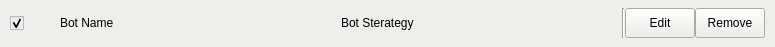
<?xml version="1.0" encoding="UTF-8"?>
<ui version="4.0">
 <class>RobotItemWidget</class>
 <widget class="QWidget" name="RobotItemWidget">
  <property name="windowModality">
   <enum>Qt::WindowModal</enum>
  </property>
  <property name="geometry">
   <rect>
    <x>0</x>
    <y>0</y>
    <width>775</width>
    <height>47</height>
   </rect>
  </property>
  <property name="sizePolicy">
   <sizepolicy hsizetype="Expanding" vsizetype="Expanding">
    <horstretch>0</horstretch>
    <verstretch>0</verstretch>
   </sizepolicy>
  </property>
  <property name="windowTitle">
   <string>Setup New Robot</string>
  </property>
  <property name="styleSheet">
   <string notr="true">background-color: rgb(238, 238, 236);</string>
  </property>
  <layout class="QGridLayout" name="gridLayout" rowstretch="0">
   <property name="sizeConstraint">
    <enum>QLayout::SetDefaultConstraint</enum>
   </property>
   <property name="leftMargin">
    <number>0</number>
   </property>
   <property name="topMargin">
    <number>0</number>
   </property>
   <property name="rightMargin">
    <number>0</number>
   </property>
   <property name="bottomMargin">
    <number>0</number>
   </property>
   <property name="horizontalSpacing">
    <number>0</number>
   </property>
   <property name="verticalSpacing">
    <number>6</number>
   </property>
   <item row="0" column="0">
    <layout class="QHBoxLayout" name="modelLayout">
     <property name="spacing">
      <number>0</number>
     </property>
     <property name="sizeConstraint">
      <enum>QLayout::SetDefaultConstraint</enum>
     </property>
     <item>
      <spacer name="verticalSpacer">
       <property name="orientation">
        <enum>Qt::Horizontal</enum>
       </property>
       <property name="sizeType">
        <enum>QSizePolicy::Fixed</enum>
       </property>
       <property name="sizeHint" stdset="0">
        <size>
         <width>10</width>
         <height>10</height>
        </size>
       </property>
      </spacer>
     </item>
     <item>
      <widget class="QCheckBox" name="robot_active_checkbox">
       <property name="sizePolicy">
        <sizepolicy hsizetype="Minimum" vsizetype="Expanding">
         <horstretch>0</horstretch>
         <verstretch>0</verstretch>
        </sizepolicy>
       </property>
       <property name="minimumSize">
        <size>
         <width>20</width>
         <height>20</height>
        </size>
       </property>
       <property name="maximumSize">
        <size>
         <width>20</width>
         <height>30</height>
        </size>
       </property>
       <property name="sizeIncrement">
        <size>
         <width>0</width>
         <height>0</height>
        </size>
       </property>
       <property name="font">
        <font>
         <pointsize>11</pointsize>
        </font>
       </property>
       <property name="text">
        <string/>
       </property>
       <property name="iconSize">
        <size>
         <width>0</width>
         <height>0</height>
        </size>
       </property>
       <property name="checked">
        <bool>true</bool>
       </property>
       <property name="autoExclusive">
        <bool>false</bool>
       </property>
      </widget>
     </item>
     <item>
      <widget class="QLabel" name="bot_image_label">
       <property name="maximumSize">
        <size>
         <width>30</width>
         <height>30</height>
        </size>
       </property>
       <property name="text">
        <string/>
       </property>
       <property name="scaledContents">
        <bool>true</bool>
       </property>
      </widget>
     </item>
     <item>
      <widget class="QLabel" name="bot_name_label">
       <property name="maximumSize">
        <size>
         <width>16777215</width>
         <height>30</height>
        </size>
       </property>
       <property name="frameShape">
        <enum>QFrame::NoFrame</enum>
       </property>
       <property name="text">
        <string>Bot Name</string>
       </property>
      </widget>
     </item>
     <item>
      <widget class="QLabel" name="bot_strategy_label">
       <property name="maximumSize">
        <size>
         <width>16777215</width>
         <height>30</height>
        </size>
       </property>
       <property name="frameShape">
        <enum>QFrame::NoFrame</enum>
       </property>
       <property name="text">
        <string>Bot Sterategy</string>
       </property>
      </widget>
     </item>
     <item>
      <widget class="Line" name="line_3">
       <property name="orientation">
        <enum>Qt::Vertical</enum>
       </property>
      </widget>
     </item>
     <item>
      <widget class="QPushButton" name="edit_button">
       <property name="maximumSize">
        <size>
         <width>70</width>
         <height>30</height>
        </size>
       </property>
       <property name="text">
        <string>Edit</string>
       </property>
       <property name="iconSize">
        <size>
         <width>16</width>
         <height>16</height>
        </size>
       </property>
      </widget>
     </item>
     <item>
      <widget class="QPushButton" name="remove_button">
       <property name="maximumSize">
        <size>
         <width>70</width>
         <height>30</height>
        </size>
       </property>
       <property name="text">
        <string>Remove</string>
       </property>
      </widget>
     </item>
     <item>
      <spacer name="horizontalSpacer">
       <property name="orientation">
        <enum>Qt::Horizontal</enum>
       </property>
       <property name="sizeType">
        <enum>QSizePolicy::Fixed</enum>
       </property>
       <property name="sizeHint" stdset="0">
        <size>
         <width>10</width>
         <height>10</height>
        </size>
       </property>
      </spacer>
     </item>
    </layout>
   </item>
  </layout>
 </widget>
 <resources/>
 <connections/>
</ui>
